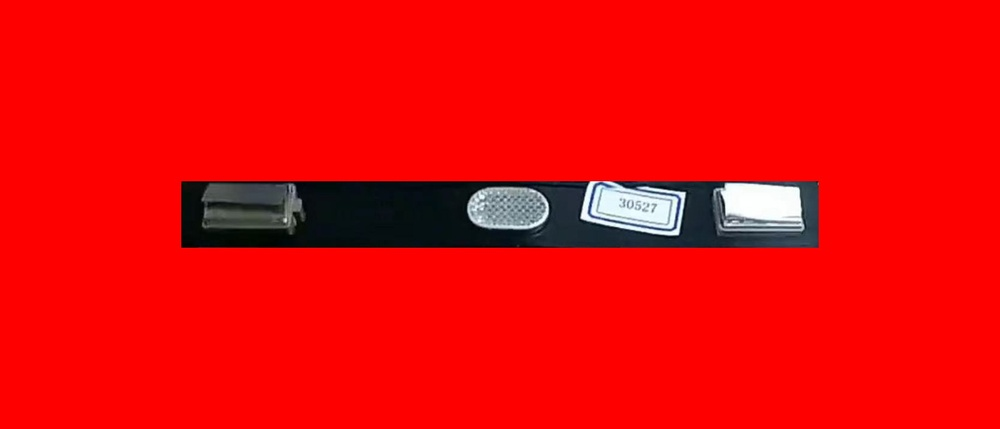
#> input picture img/battery_test_01.jpg, 1000 x 429 px, shrunk from 1655 x 710 before the run
$ python grabcutimg.py
#> lines starting #> are read from the running program, lines starting #| are printed output that depends on the picture
import numpy as np
import cv2
import time

start = time.time()
img = cv2.imread(r'img/battery_test_01.jpg')
#> img is the input picture: shape (429, 1000, 3); mean B, G, R 8.1, 7.7, 235.4
mask = cv2.imread(r'img/battery_test_01_mask.jpg')
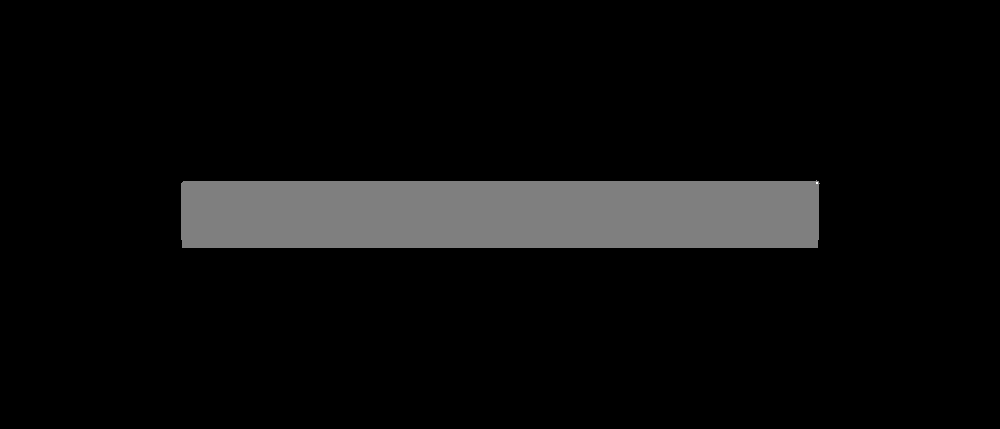
#> input picture img/battery_test_01_mask.jpg, 1000 x 429 px, shrunk from 1655 x 710 before the run
#> mask is the input picture: shape (429, 1000, 3); min 0, max 2, mean 0.0996
img = img*mask
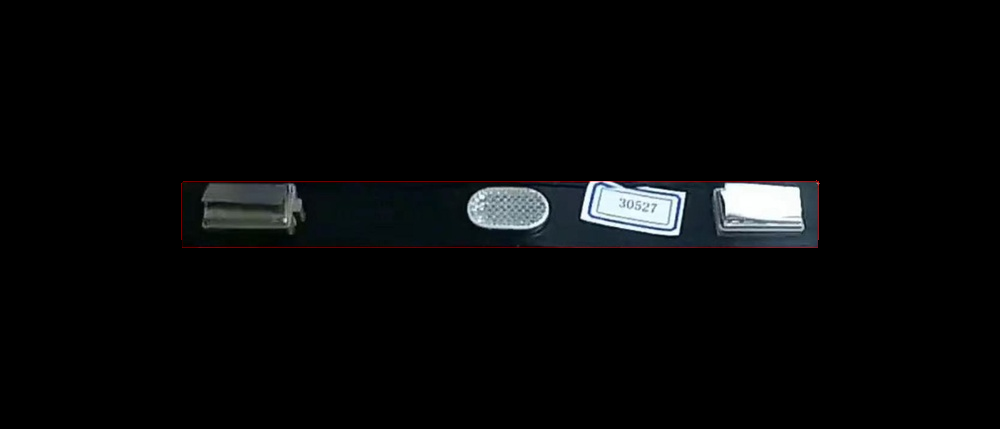
#> img: shape (429, 1000, 3); mean B, G, R 8, 7.6, 6.9
end = time.time()
print(end-start)
cv2.imshow("img", img)
cv2.waitKey()
cv2.destroyAllWindows()


# [62 lines of commented-out code are left out]
